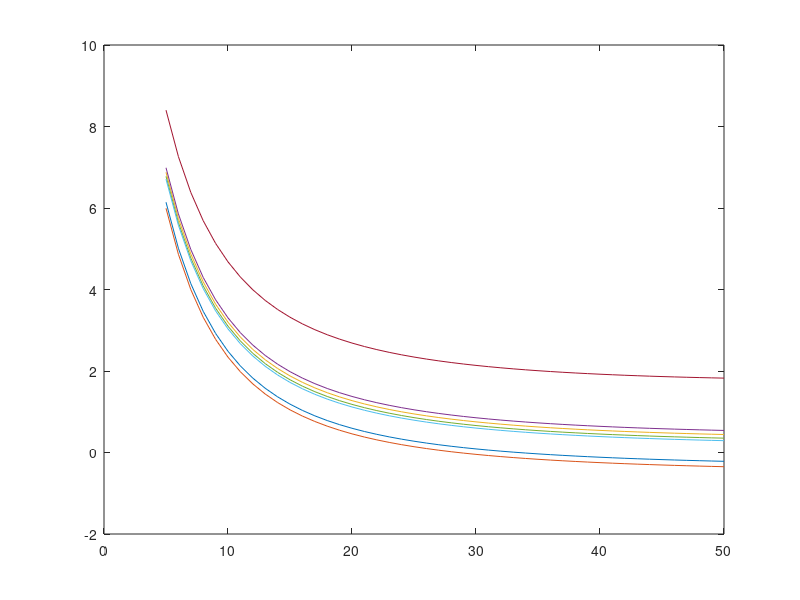

Write MATLAB code to recreate this figure. (Note: this script raises an error after producing the figure.)
clc
close all
clear

save_T = false;
%% reverb time and absorption of concert hall
% Mepfit Room  
% All tables are for the octave bands from 63 Hz to 4 kHz
f_oct = [63 125 250 500 1000 2000 4000];
c = 340;                                            % speed of sound

if save_T == false
    load T_max.mat;
end
%%

abs_occ = [0.6 0.62 0.72 0.78 0.81 0.84 0.85];        % absorption coeff seated
abs_empty = [0.5 0.58 0.68 0.74 0.77 0.78 0.80];      % absorption coeff empty
att_coeff = [0 0 0 0.001 0.002 0.004 0.0086];         % attanuation coeff

abs_absorber = [0.7 0.7	0.95 0.95 0.95 0.9 0.9];      % absorption coeff of absorber (example)
abs_absorber_low = [0.7 0.75 0.7 0.4 0.2 0.1 0.1];    % absorption coeff of low freq absorber
abs_wood = [0.18 0.15 0.11 0.10 0.07 0.06 0.07];
abs_glass = [0.25 0.18 0.06 0.04 0.05 0.02 0.02];
abs_brick = [0.03 0.03 0.03 0.03 0.04 0.05 0.07];
abs_stone = [0.01 0.01 0.01 0.015 0.02 0.02 0.02];

%%
% things you should adjust
V = 21727;                                          % Volume of concert hall
S_peraudiencemember = 0.5*0.55;                     % area per seat
S_absorber = 200;                                   % area of normal absorbers
S_absorber_low = 180;                               % area of low frequency absorbers
% end

S_audience = 2300 * S_peraudiencemember;            % area of whole audience
S_concerthall_wall = 5850;
S_window = 117.6;

A_concerthall_wall = abs_wood*S_concerthall_wall;
A_absorber = - S_absorber * log(1-abs_absorber);    % eq. absorption area of absorbers
A_absorber_low = - S_absorber_low * log(1-abs_absorber_low);
A_glass = abs_glass*S_window;
A_occ = - S_audience*log(1-abs_occ);                % eq. absorption area of audience
A_empty = - S_audience*log(1-abs_empty);            % eq. absorption area of seats

A_total_occ = A_concerthall_wall + A_absorber + A_absorber_low + A_glass + A_occ; 
A_total_empty = A_concerthall_wall + A_absorber + A_absorber_low + A_glass + A_empty; 

% reverb time when seated and empty
T_60_calc_occ = 24*log(10)*V./(c*(4*att_coeff*V + A_total_occ));
T_60_calc_empty = 24*log(10)*V./(c*(4*att_coeff*V + A_total_empty));

%% clarity
r = 5:1:50;       % distance

E_direct = zeros(1,length(r));
E_direct(:) = 100./r.^2;

E_early_empty = zeros(length(T_60_calc_empty), length(r));
E_late_empty = zeros(length(T_60_calc_empty), length(r));
C_80_empty = zeros(length(T_60_calc_empty), length(r));     % clarity when emtpy

E_early_occ = zeros(length(T_60_calc_occ), length(r));
E_late_occ = zeros(length(T_60_calc_occ), length(r));
C_80_occ = zeros(length(T_60_calc_occ), length(r));         % clarity when fully seated

for i = 1:length(T_60_calc_empty)

    E_early_empty(i,:) = (31200*T_60_calc_empty(i)/V)*exp(-0.04.*r./T_60_calc_empty(i))*(1-exp(-1.11/T_60_calc_empty(i)));
    E_late_empty(i,:) = (31200*T_60_calc_empty(i)/V)*exp(-0.04.*r./T_60_calc_empty(i))*exp(-1.11/T_60_calc_empty(i));
    C_80_empty(i,:) = 10*log10((E_direct+E_early_empty(i,:))./E_late_empty(i,:));

    E_early_occ(i,:) = (31200*T_60_calc_occ(i)/V)*exp(-0.04.*r./T_60_calc_occ(i))*(1-exp(-1.11/T_60_calc_occ(i)));
    E_late_occ(i,:) = (31200*T_60_calc_occ(i)/V)*exp(-0.04.*r./T_60_calc_occ(i))*exp(-1.11/T_60_calc_occ(i));
    C_80_occ(i,:) = 10*log10((E_direct+E_early_empty(i,:))./E_late_empty(i,:));
end

%% strength

A = 0.163*V./T_60_calc_occ;             % equivilant absorption area
Q = 1;                                  % directivity
delta = 6.91./T_60_calc_empty;          % decay
ref = Q/(4*pi*10^2);                    % reference
dir = Q./(4*pi*r.^2);                   % direct component

diff = zeros(length(A), length(r));     % diffuse component
G = zeros(length(A), length(r));

for i = 1:length(A)
    diff(i,:) = 4./A(i) * exp(-2*delta(i)*r./c);
    G(i,:) = 10*log10((dir + diff(i,:))./ref);  % Strength for all six octave bands
end

%% rehersal room

% things you should adjust 
S_absorber_rehersal = 70;
S_absorber_low_rehersal = 20; 

n_person = 1:50;                             % number of people in rehersal room
V_rehersal = 1190;                       % Volume of rehersal room
S_wall = 538;         % area of the walls, floor and ceiling in rehersal room
% end

A_absorber_rehersal = - S_absorber_rehersal * log(1-abs_absorber);
A_absorber_rehersal_low = - S_absorber_low_rehersal * log(1-abs_absorber_low);
A_person = [0.02 0.05 0.16 0.25 0.58 0.86 1.03]; % eq. absorption area per person
A_wall = S_wall*abs_wood;                   % eq. absorption area of walls


% reverberation time of rehersal room
T_60_rehersal = zeros(length(n_person), length(A_wall));
for i = n_person
    T_60_rehersal(i,:) = 0.163*V_rehersal./(n_person(i)*A_person + A_wall + A_absorber_rehersal_low + A_absorber_rehersal);
end

%% lobby

V_lobby1 = 6275;
S_ceiling_L1 = 880;
S_walls_L1 = 780;
S_floor_L1 = 1255;
S_window_L1 = 125;
S_absorber_L1 = 50;
S_absorber_low_L1 = 250;

V_lobby2 = 4500;
S_ceiling_L2 = 1090;
S_walls_L2 = 680;
S_floor_L2 = 900;
S_window_L2 = 125;
S_absorber_L2 = 50;
S_absorber_low_L2 = 150;


A_ceiling_L1 = S_ceiling_L1*abs_wood;
A_walls_L1 = S_walls_L1*abs_brick;
A_floor_L1 = S_floor_L1*abs_stone;
A_window_L1 = S_window_L1*abs_glass;
A_absorber_L1 = - S_absorber_L1 * log(1-abs_absorber);
A_absorber_low_L1 = - S_absorber_low_L1 * log(1-abs_absorber);
A_total_L1 = A_ceiling_L1 + A_walls_L1 + A_floor_L1 + A_window_L1 + A_absorber_L1 + A_absorber_low_L1;

A_ceiling_L2 = S_ceiling_L2*abs_wood;
A_walls_L2 = S_walls_L2*abs_brick;
A_floor_L2 = S_floor_L2*abs_stone;
A_window_L2 = S_window_L2*abs_glass;
A_absorber_L2 = - S_absorber_L2 * log(1-abs_absorber);
A_absorber_low_L2 = - S_absorber_low_L2 * log(1-abs_absorber);
A_total_L2 = A_ceiling_L2 + A_walls_L2 + A_floor_L2 + A_window_L2 + A_absorber_L2 + A_absorber_low_L2;

T_60_Lobby1 = 24*log(10)*V_lobby1./(c*(4*att_coeff*V_lobby1 + A_total_L1));
T_60_Lobby2 = 24*log(10)*V_lobby2./(c*(4*att_coeff*V_lobby2 + A_total_L2));

%% MEPFIT
V_mepfit = 2.7*25*5 + 11*23*5 + 28*16*5;
S_mepfit = 2*(2.7*25 + 11*23 + 28*16) + 2*(25+23+28)*5;

A_mepfit = S_mepfit*abs_wood;
%% plots

% clarity
figure
plot(r, C_80_occ)
hold on
thickenall_big;
grid on
xlabel('Distance r in m')
ylabel('Clarity C_{80} in dB')
legend('63', '125','250','500','1k','2k','4k')
xlim([0 35])
ylim([0 10])

%%
% strength
figure
plot(r, G)
thickenall_big;
grid on 
legend('63', '125','250','500','1k','2k','4k')
xlabel('Distance r in m')
ylabel('Strength G in dB')
xlim([0 35])
ylim([-5 15])

%%
% lobby
figure
semilogx(f_oct, T_60_Lobby1)
hold on
grid on
semilogx(f_oct, T_60_Lobby2)
thickenall_big;
xticks(f_oct);
xticklabels({'63','125', '250', '500', '1k', '2k', '4k'})
xlim([0 5000])
ylim([0 3])
xlabel('f in Hz')
ylabel('T_{60} in s')
legend('Lobby1','Lobby2')

%%
if save_T
    T_max = [T_60_calc_empty; T_60_calc_occ];
    save('T_max.mat','T_max');
    return
end
%%
% T_60 in concert hall
fig_name = 'T_60_group7';
f = figure;
semilogx(f_oct, T_60_calc_empty,'--', color = '[0, 0.4470, 0.7410]')
hold on
semilogx(f_oct, T_60_calc_occ, color = '[0, 0.4470, 0.7410]')
semilogx(f_oct, T_max(1,:),'--', color = '[0.8500 0.3250 0.0980]')
semilogx(f_oct, T_max(2,:), color = '[0.8500 0.3250 0.0980]')
thickenall_big;
xticks(f_oct);
xticklabels({'63', '125', '250', '500', '1k', '2k', '4k'})
xlim([0 5000])
ylim([0 2.5])
xlabel('f in Hz')
ylabel('T_{60} in s')
%set(gcf, 'color', 'none');
%legend('empty','seated')
exportPlot(f,'Plots/', fig_name, true)
%%
% T_60 in rehersal room
figure
semilogx(f_oct, T_60_rehersal(1,:))
hold on
grid on
semilogx(f_oct, T_60_rehersal(25,:))
semilogx(f_oct, T_60_rehersal(50,:))
thickenall_big;
xticks(f_oct);
xticklabels({'63', '125', '250', '500', '1k', '2k', '4k'})
%xlim([0 5000])
ylim([0 3])
xlabel('f in Hz')
ylabel('T_{60} in s')
legend('1 Musician','25 Musicians', '50 Musicians')
